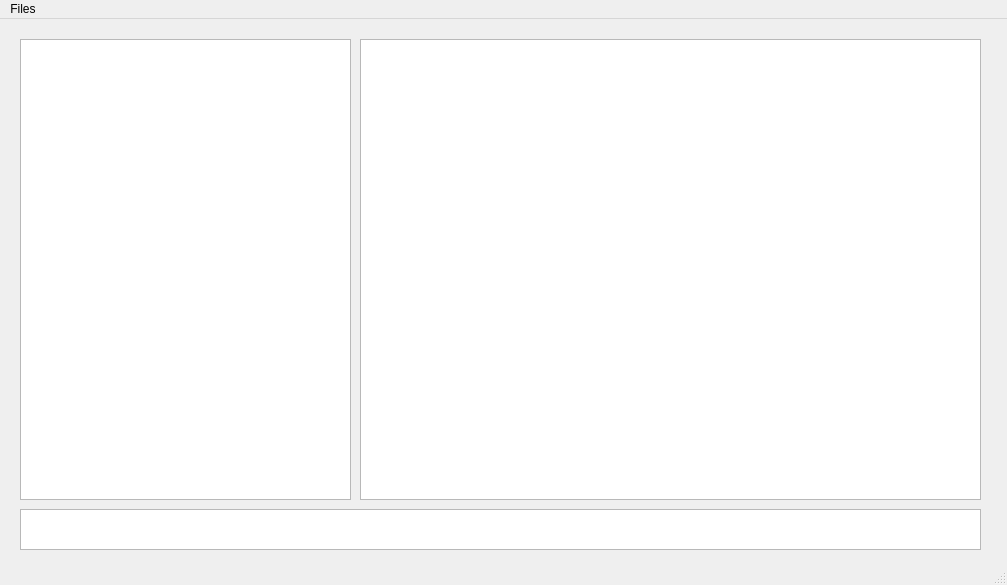
<?xml version="1.0" encoding="UTF-8"?>
<ui version="4.0">
 <class>MainWindow</class>
 <widget class="QMainWindow" name="MainWindow">
  <property name="geometry">
   <rect>
    <x>0</x>
    <y>0</y>
    <width>1007</width>
    <height>585</height>
   </rect>
  </property>
  <property name="windowTitle">
   <string>TCUIEdit v0.0.1rc</string>
  </property>
  <widget class="QWidget" name="centralWidget">
   <widget class="QTextBrowser" name="textBrowser">
    <property name="geometry">
     <rect>
      <x>20</x>
      <y>490</y>
      <width>961</width>
      <height>41</height>
     </rect>
    </property>
   </widget>
   <widget class="QTreeView" name="treeView">
    <property name="geometry">
     <rect>
      <x>20</x>
      <y>20</y>
      <width>331</width>
      <height>461</height>
     </rect>
    </property>
   </widget>
   <widget class="TCUIEdit::UIMainTree" name="treeView_2">
    <property name="geometry">
     <rect>
      <x>360</x>
      <y>20</y>
      <width>621</width>
      <height>461</height>
     </rect>
    </property>
   </widget>
  </widget>
  <widget class="QMenuBar" name="menuBar">
   <property name="geometry">
    <rect>
     <x>0</x>
     <y>0</y>
     <width>1007</width>
     <height>19</height>
    </rect>
   </property>
   <widget class="QMenu" name="menuTCUIEdit_v0_0_1_rc">
    <property name="title">
     <string>Files</string>
    </property>
    <addaction name="separator"/>
   </widget>
   <addaction name="menuTCUIEdit_v0_0_1_rc"/>
  </widget>
  <widget class="QStatusBar" name="statusBar"/>
  <action name="actionAaa">
   <property name="text">
    <string>aaa</string>
   </property>
  </action>
 </widget>
 <layoutdefault spacing="6" margin="11"/>
 <customwidgets>
  <customwidget>
   <class>TCUIEdit::UIMainTree</class>
   <extends>QTreeView</extends>
   <header>view/UIMainTree.h</header>
  </customwidget>
 </customwidgets>
 <resources/>
 <connections/>
</ui>
